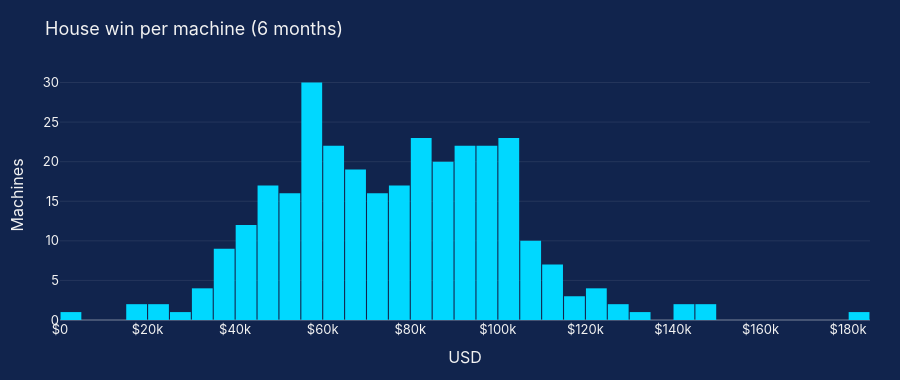
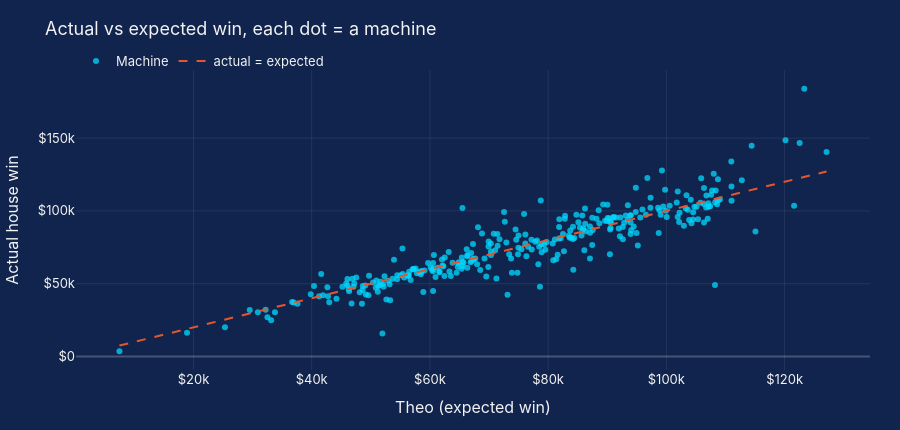

The notebook cell these images were saved under, in order:
### Markdown cell above
### 2.1 Actual vs expected win per machine

### Code cell
m = d.groupby("machine_id").agg(house_win_usd=("house_win_usd", "sum"), theo_usd=("theo_usd", "sum"),
                                available_hours=("available_hours", "sum"),
                                theme=("theme", "first"), zone=("zone_name", "last"))

fig = go.Figure(go.Histogram(x=m["house_win_usd"], nbinsx=40, marker_color=CYAN))
fig.update_layout(title="House win per machine (6 months)", xaxis_title="USD", yaxis_title="Machines",
                  xaxis_tickprefix="$", bargap=0.05)
save(fig, "house_win_histogram", height=380)

lim = [m["theo_usd"].min(), m["theo_usd"].max()]
fig = go.Figure()
fig.add_scatter(x=m["theo_usd"], y=m["house_win_usd"], mode="markers", name="Machine",
                marker=dict(size=6, color=CYAN, opacity=0.75),
                customdata=np.stack([m.index, m["theme"], m["zone"]], axis=1),
                hovertemplate="%{customdata[0]} · %{customdata[1]} · %{customdata[2]}<br>"
                              "Theo $%{x:,.0f}<br>Actual $%{y:,.0f}<extra></extra>")
fig.add_scatter(x=lim, y=lim, mode="lines", name="actual = expected", line=dict(color=RED, dash="dash"))
fig.update_layout(title="Actual vs expected win, each dot = a machine", xaxis_title="Theo (expected win)",
                  yaxis_title="Actual house win", xaxis_tickprefix="$", yaxis_tickprefix="$",
                  legend=dict(orientation="h", y=1.08))
save(fig, "theo_vs_actual", height=430)

### Figure 1 — Plotly figure (JSON) as saved in the notebook; plotly's stock layout.template omitted (floating-point values rounded to 4 significant figures; data arrays with more than 128 entries replaced by an {"elided": "..."} marker saying what was removed)
{"data": [{"marker": {"color": "#00D8FF"}, "nbinsx": 40, "type": "histogram", "x": {"elided": "310 float values"}}], "layout": {"bargap": 0.05, "height": 380, "title": {"text": "House win per machine (6 months)"}, "xaxis": {"tickprefix": "$", "title": {"text": "USD"}}, "yaxis": {"title": {"text": "Machines"}}}}

### Figure 2 — Plotly figure (JSON) as saved in the notebook; plotly's stock layout.template omitted (floating-point values rounded to 4 significant figures; data arrays with more than 128 entries replaced by an {"elided": "..."} marker saying what was removed)
{"data": [{"customdata": {"elided": "310x3 str values"}, "hovertemplate": "%{customdata[0]} · %{customdata[1]} · %{customdata[2]}<br>Theo $%{x:,.0f}<br>Actual $%{y:,.0f}<extra></extra>", "marker": {"color": "#00D8FF", "opacity": 0.75, "size": 6}, "mode": "markers", "name": "Machine", "type": "scatter", "x": {"elided": "310 float values"}, "y": {"elided": "310 float values"}}, {"line": {"color": "#E4572E", "dash": "dash"}, "mode": "lines", "name": "actual = expected", "type": "scatter", "x": [7479.0, 127100.0], "y": [7479.0, 127100.0]}], "layout": {"height": 430, "legend": {"orientation": "h", "y": 1.08}, "title": {"text": "Actual vs expected win, each dot = a machine"}, "xaxis": {"tickprefix": "$", "title": {"text": "Theo (expected win)"}}, "yaxis": {"tickprefix": "$", "title": {"text": "Actual house win"}}}}
